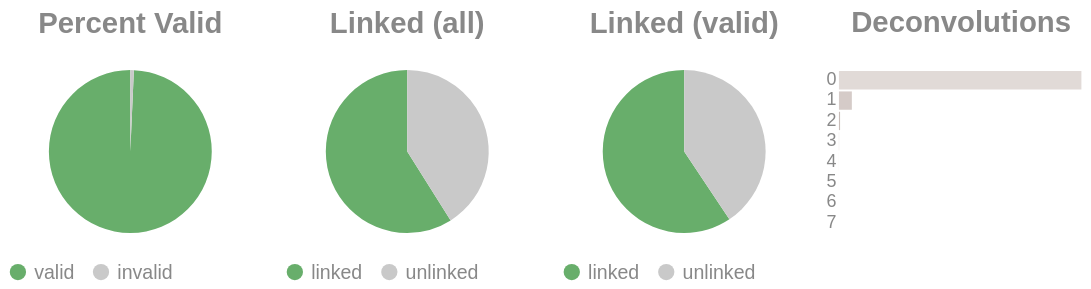

Notebook code for this chart:
### Code cell
if SKIPLR:
    pass
else:
    clash = Counter()
    for i in valids['molecule'].to_list():
        _mol = i.split("-")
        if len(_mol) == 1:
            clash.update('0')
        else:
            clash.update(_mol[-1])

    _d = {"deconvolutions": [], 'count': []}
    for k,v in clash.items():
        _d['deconvolutions'].append(k)
        _d['count'].append(v)

    tot_valid = valids['reads'].sum()
    mask = valids['reads'] >= 2
    n_linked_reads = valids.filter(mask)['reads'].sum()
    if n_linked_reads == 0:
        print_html("No linked molecules (>=2 reads) were detected; skipping linked-only distributions.")
        SKIPLR = True
    else:
        perc_valid = round(tot_valid / n_reads, 4)
        linked_perc_abs = round(n_linked_reads / n_reads, 4)
        linked_perc = round(n_linked_reads / tot_valid, 4)

    _valid = pl.DataFrame({"valids": ['valid', 'invalid'], "count": [tot_valid, n_reads - tot_valid]})
    _linked_abs = pl.DataFrame({"linked (absolute)": ['linked', 'unlinked'], "count": [n_linked_reads, n_reads - n_linked_reads]})
    _linked_rel = pl.DataFrame({"linked (valids)": ['linked', 'unlinked'], "count": [n_linked_reads, tot_valid - n_linked_reads]})

    (
        alt.hconcat(
            piechart(_valid, goodval = 'valid', title = "Percent Valid"),
            piechart(_linked_abs, goodval = "linked", title =  "Linked (all)"),
            piechart(_linked_rel, goodval = "linked", title =  "Linked (valid)"),
            convolutionbar(pl.DataFrame(_d), title = "Deconvolutions"),
            center = True,
            bounds = 'flush'
        )
        .resolve_scale(color='independent')
        .resolve_legend('independent')
        .properties(usermeta={'embedOptions': {"actions": False}})
    ).display()

### Figure 1 — Vega-Lite specification as saved in the notebook (floating-point values rounded to 4 significant figures)
{"width": "container", "height": 400, "config": {"title": {"anchor": "start", "dy": -15, "fontSize": 18, "color": "#888888", "subtitleColor": "#888888", "subtitleFontSize": 14}, "arc": {"fill": "#0072B2"}, "axis": {"domainColor": "#888888", "domainWidth": 0.5, "gridWidth": 0.2, "grid": false, "titleFontWeight": 400, "titleFontSize": 15, "labelFontSize": 11, "labelColor": "#888888", "tickColor": "#888888", "tickWidth": 0.2, "titleColor": "#888888"}, "axisBand": {"grid": false}, "axisX": {"grid": true, "tickSize": 10, "domainCap": "round"}, "axisY": {"domain": false, "grid": true, "tickSize": 0, "domainCap": "round"}, "background": "transparent", "header": {"labelFontSize": 15, "labelColor": "#888888", "titleFontSize": 15, "titleFontWeight": 600, "titleColor": "#888888"}, "legend": {"labelFont": "sans-serif", "labelFontSize": 12, "labelColor": "#888888", "symbolSize": 100, "symbolType": "circle", "titleFontSize": 12, "titlePadding": 10, "titleColor": "#888888", "title": null}, "range": {"category": ["#E69F00", "#56B4E9", "#009E73", "#F0E442", "#0072B2", "#D55E00", "#CC79A7", "#000000"], "diverging": ["#cfe8f3", "#a2d4ec", "#73bfe2", "#46abdb", "#1696d2", "#12719e"]}, "area": {"fill": "#0072B2", "fillOpacity": 0.7, "line": true, "strokeOpacity": 0.7}, "line": {"color": "#0072B2", "stroke": "#0072B2", "strokeWidth": 2}, "trail": {"color": "#0072B2", "stroke": "#0072B2", "strokeWidth": 0, "size": 1}, "point": {"filled": true, "fillOpacity": 1.0, "size": 95}, "text": {"color": "#888888", "fontSize": 11, "align": "right", "fontWeight": 400, "size": 11}, "bar": {"fill": "#0072B2", "stroke": null}, "view": {"stroke": null, "continuousWidth": 660, "continuousHeight": 400}}, "hconcat": [{"data": {"name": "data-0c61ebd270d47beb4be3eb97d1cc7330"}, "mark": {"type": "arc"}, "encoding": {"color": {"field": "valids", "legend": {"orient": "bottom", "title": null}, "scale": {"domain": ["valid", "invalid"], "range": ["#68ae6b", "#C9C9C9"]}, "title": "Valids", "type": "nominal"}, "theta": {"field": "count", "type": "quantitative"}, "tooltip": [{"field": "valids", "title": "Valids", "type": "ordinal"}, {"field": "percent", "format": ".2%", "title": "Percent", "type": "quantitative"}, {"field": "count", "title": "Count", "type": "quantitative"}]}, "height": 100, "title": {"text": "Percent Valid", "align": "center", "anchor": "middle"}, "transform": [{"calculate": "datum.count / 12401285", "as": "percent"}], "width": 150}, {"data": {"name": "data-2ce77d86224fa675068839996aaaee6b"}, "mark": {"type": "arc"}, "encoding": {"color": {"field": "linked (absolute)", "legend": {"orient": "bottom", "title": null}, "scale": {"domain": ["linked", "unlinked"], "range": ["#68ae6b", "#C9C9C9"]}, "title": "Linked (Absolute)", "type": "nominal"}, "theta": {"field": "count", "type": "quantitative"}, "tooltip": [{"field": "linked (absolute)", "title": "Linked (Absolute)", "type": "ordinal"}, {"field": "percent", "format": ".2%", "title": "Percent", "type": "quantitative"}, {"field": "count", "title": "Count", "type": "quantitative"}]}, "height": 100, "title": {"text": "Linked (all)", "align": "center", "anchor": "middle"}, "transform": [{"calculate": "datum.count / 12401285", "as": "percent"}], "width": 150}, {"data": {"name": "data-7b20343a44b2dc3889d971e6ef908d8f"}, "mark": {"type": "arc"}, "encoding": {"color": {"field": "linked (valids)", "legend": {"orient": "bottom", "title": null}, "scale": {"domain": ["linked", "unlinked"], "range": ["#68ae6b", "#C9C9C9"]}, "title": "Linked (Valids)", "type": "nominal"}, "theta": {"field": "count", "type": "quantitative"}, "tooltip": [{"field": "linked (valids)", "title": "Linked (Valids)", "type": "ordinal"}, {"field": "percent", "format": ".2%", "title": "Percent", "type": "quantitative"}, {"field": "count", "title": "Count", "type": "quantitative"}]}, "height": 100, "title": {"text": "Linked (valid)", "align": "center", "anchor": "middle"}, "transform": [{"calculate": "datum.count / 12314897", "as": "percent"}], "width": 150}, {"data": {"name": "data-2767f28bc6b07e1da35bd13b88385d77"}, "mark": {"type": "bar"}, "encoding": {"color": {"field": "deconvolutions", "legend": null, "scale": {"scheme": "lightgreyred"}, "type": "nominal"}, "tooltip": [{"field": "deconvolutions", "title": "Deconvolutions", "type": "ordinal"}, {"field": "percent", "format": ".2%", "title": "Percent", "type": "quantitative"}, {"field": "count", "title": "Count", "type": "quantitative"}], "x": {"axis": null, "field": "count", "type": "quantitative"}, "y": {"field": "deconvolutions", "sort": "ascending", "title": null, "type": "nominal"}}, "height": 100, "title": {"text": "Deconvolutions", "align": "center", "anchor": "middle"}, "transform": [{"calculate": "datum.count / 7353056", "as": "percent"}], "width": 150}], "bounds": "flush", "center": true, "resolve": {"legend": {"angle": "independent"}, "scale": {"color": "independent"}}, "usermeta": {"embedOptions": {"actions": false}}, "$schema": "https://vega.github.io/schema/vega-lite/v6.1.0.json", "datasets": {"data-0c61ebd270d47beb4be3eb97d1cc7330": [{"valids": "valid", "count": 12314897}, {"valids": "invalid", "count": 86388}], "data-2ce77d86224fa675068839996aaaee6b": [{"linked (absolute)": "linked", "count": 7310420}, {"linked (absolute)": "unlinked", "count": 5090865}], "data-7b20343a44b2dc3889d971e6ef908d8f": [{"linked (valids)": "linked", "count": 7310420}, {"linked (valids)": "unlinked", "count": 5004477}], "data-2767f28bc6b07e1da35bd13b88385d77": [{"deconvolutions": "0", "count": 6946320}, {"deconvolutions": "1", "count": 369778}, {"deconvolutions": "2", "count": 32568}, {"deconvolutions": "3", "count": 3759}, {"deconvolutions": "4", "count": 530}, {"deconvolutions": "5", "count": 75}, {"deconvolutions": "6", "count": 22}, {"deconvolutions": "7", "count": 4}]}}
